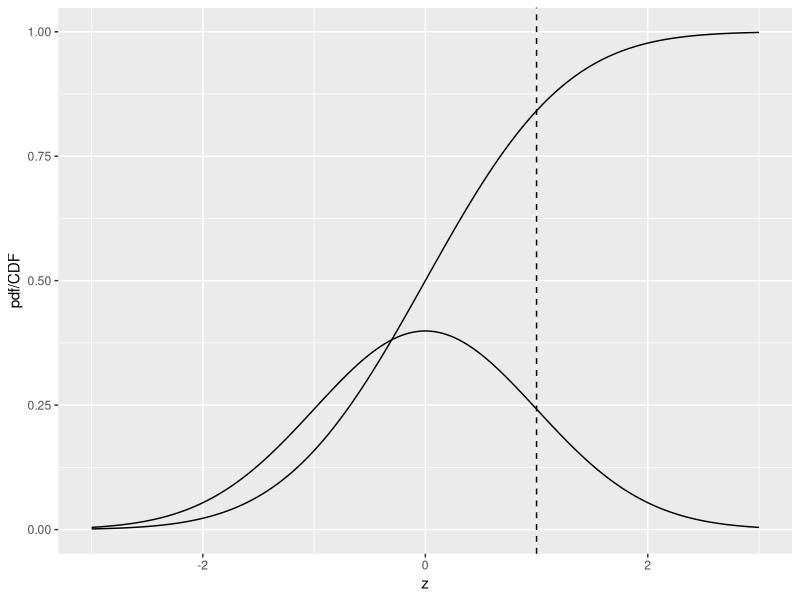

Source code (R):
## ---- chunk 1
  knitr::opts_chunk$set(
  collapse = TRUE,
  comment = "#>"
  )
  library(ggplot2)
## ---- chunk 2
x <- seq(-3,3,0.01)
pdfData <- data.frame(z = x, pdfcdf = dnorm(x))
# plot the CDF
cdfData <- data.frame(z = x, pdfcdf = pnorm(x))
pdfcdfPlot <- ggplot(
  mapping = aes(x = z, y = pdfcdf)) + 
  geom_line(data = pdfData) + 
  geom_line(data = cdfData) +
  geom_vline(xintercept = 1, linetype = 2) + 
  xlab(label = "z") + ylab(label = "pdf/CDF")
print(pdfcdfPlot)
## ---- chunk 3
# Line 1
# ...
# ...
seed <- 100;set.seed(seed)
K1 <- 9;K2 <- 11;mu <- 1.5;zeta <- mu/2
z1 <- rnorm(K1)
z2 <- rnorm(K2) + mu
nTN <- length(z1[z1 < zeta])
nTP <- length(z2[z2 >= zeta])
Sp <- nTN/K1;Se <- nTP/K2
cat("seed = ", seed, 
    "\nK1 = ", K1, 
    "\nK2 = ", K2, 
    "\nSpecificity = ", Sp, 
    "\nSensitivity = ", Se, "\n")
## ---- chunk 4
options(digits=3)
seed <- 100;set.seed(seed)
alpha <- 0.05;K1 <- 99;K2 <- 111;mu <- 5;zeta <- mu/2
cat("alpha = ", alpha, 
    "\nK1 = ", K1, 
    "\nK2 = ", K2, 
    "\nmu = ", mu, 
    "\nzeta = ", zeta, "\n")
z1 <- rnorm(K1)
z2 <- rnorm(K2) + mu
nTN <- length(z1[z1 < zeta])
nTP <- length(z2[z2 >= zeta])
Sp <- nTN/K1;Se <- nTP/K2
cat("Specificity = ", Sp, 
    "\nSensitivity = ", Se, "\n")

# Approx binomial tests
cat("approx 95% CI on Specificity = ", 
    -abs(qnorm(alpha/2))*sqrt(Sp*(1-Sp)/K1)+Sp, 
    +abs(qnorm(alpha/2))*sqrt(Sp*(1-Sp)/K1)+Sp,"\n")

# Exact binomial test
ret <- binom.test(nTN, K1, p = nTN/K1)
cat("Exact 95% CI on Specificity = ", 
    as.numeric(ret$conf.int),"\n")

# Approx binomial tests
cat("approx 95% CI on Sensitivity = ", 
    -abs(qnorm(alpha/2))*sqrt(Se*(1-Se)/K2)+Se, 
    +abs(qnorm(alpha/2))*sqrt(Se*(1-Se)/K2)+Se,"\n")

# Exact binomial test
ret <- binom.test(nTP, K2, p = nTP/K2)
cat("Exact 95% CI on Sensitivity = ", 
    as.numeric(ret$conf.int),"\n")
